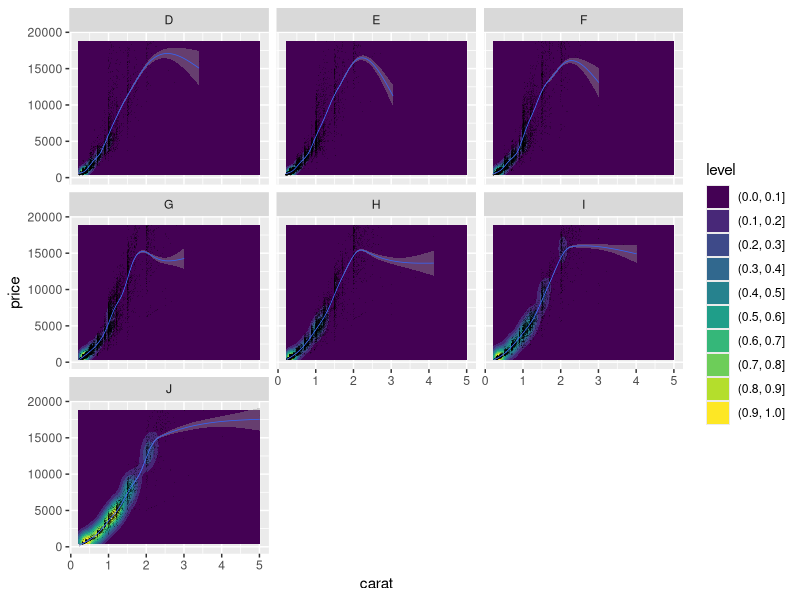
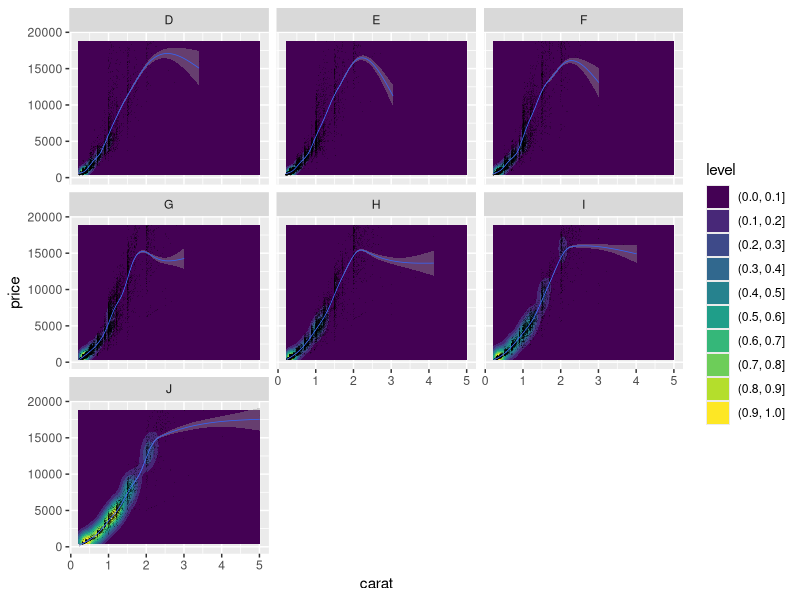
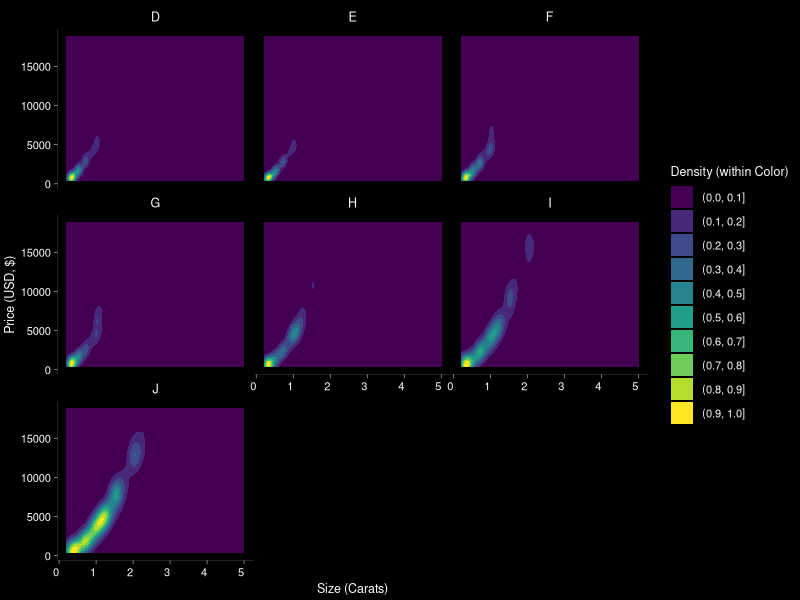
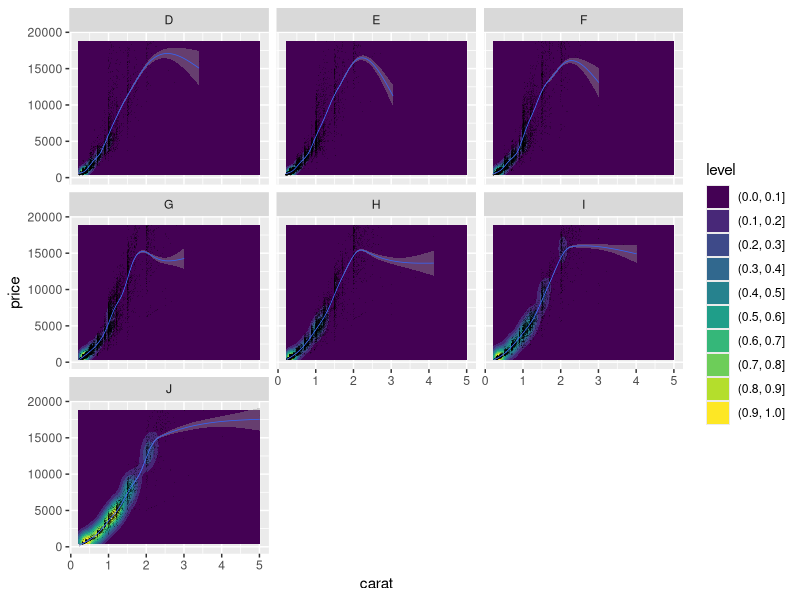
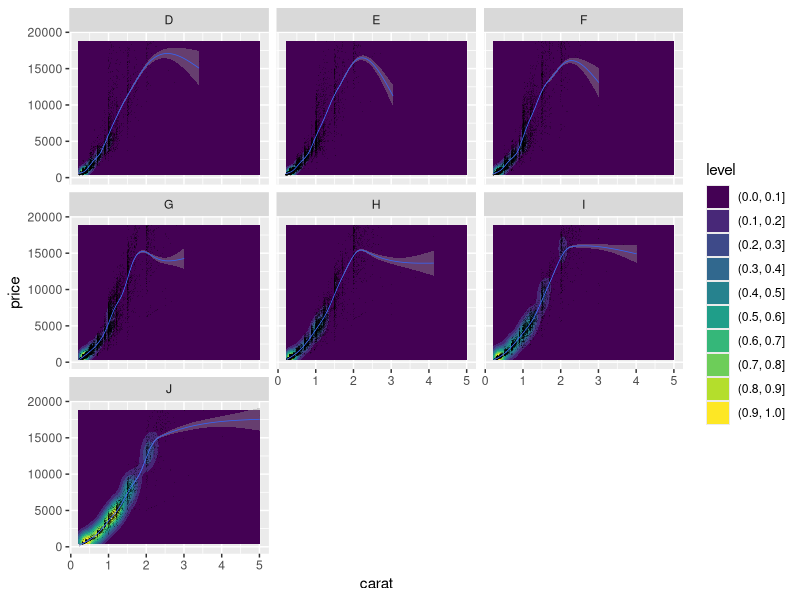
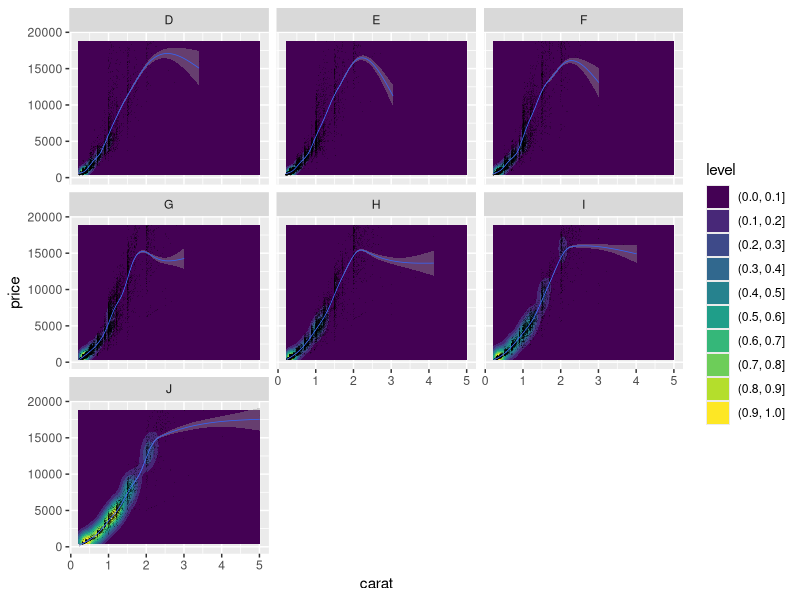
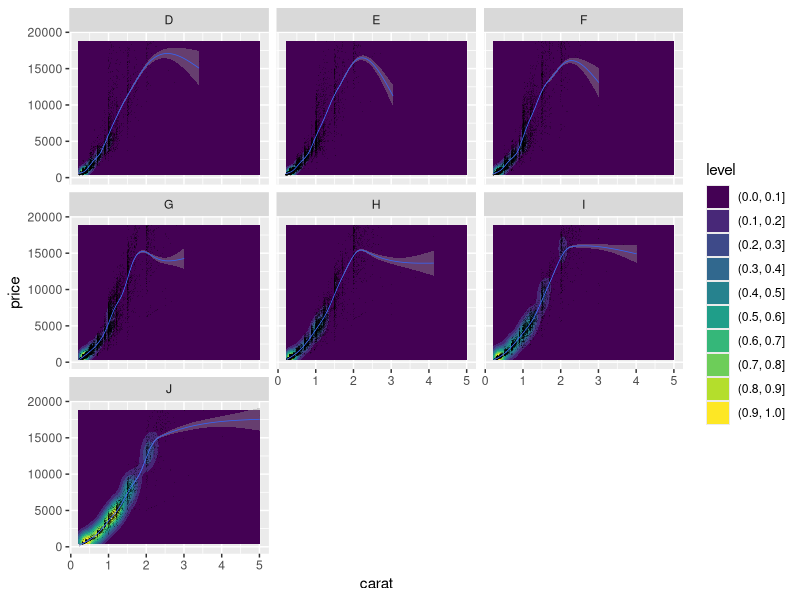

The R script that drew these images, in order:
## ---- chunk 1
knitr::opts_chunk$set(echo = TRUE)
library(tidyverse)
## ---- chunk 2
# To save a figure:
# Note: we typically need to be careful with file-exporting code in RMarkdown files.
fig1_Diamonds = ggplot(diamonds, aes(carat, price))+
  facet_wrap(facets=vars(color))+
  geom_density2d_filled(alpha=1, contour_var = "ndensity")+
  geom_point( shape='.', alpha=0.25)+
  geom_smooth(size=0.25)

# Let's make a double column figure (190mm wide)

# eps is often a good choice of a vector format, however some may not have the appropriate tools to use it thereafter (e.g., Adobe Illustrator). This is my typical choice of output file format.
ggsave(filename="./fig1_Diamonds_Carat_Price_FacetDColor.eps",
       plot=fig1_Diamonds,
       width=190,
       height=140,
       units = "mm"
       )

# There is a rendering issue with points in the pdf output (known issue)
ggsave(filename="./fig1_Diamonds_Carat_Price_FacetDColor.pdf",
       plot=fig1_Diamonds,
       width=190,
       height=140,
       units = "mm"
       )

# # On windows, this is probably the easiest - and you can embed it in a word document
# ggsave(filename="./fig1_Diamonds_Carat_Price_FacetDColor.wmf",
#        plot=fig1_Diamonds,
#        width=190,
#        height=140,
#        units = "mm"
#        )

# Raster format outputs:
# This is somewhat 'cheating' as 72 dpi is 'screen' resolution, however it illustrates the point
ggsave(filename="./fig1_Diamonds_Carat_Price_FacetDColor.jpeg",
       plot=fig1_Diamonds,
       width=190,
       height=140,
       dpi=72,
       units = "mm"
       )
ggsave(filename="./fig1_Diamonds_Carat_Price_FacetDColor.tiff",
       plot=fig1_Diamonds,
       width=190,
       height=140,
       dpi=72,
       units = "mm"
       )

# zoom in and bask in how terrible they are.

# Finally, since we are knitting this - we may as well include the figure in our knitted pdf:
fig1_Diamonds
## ---- chunk 3
ggplot(diamonds, aes(carat, price))+
  facet_wrap(facets=vars(color))+
  geom_density2d_filled(alpha=1, contour_var = "ndensity")+
  geom_point( shape='.', alpha=0.25)+
  geom_smooth(size=0.25)

# We have too many points to usefully view all, so we should stick to the ndensity.
# The smoothed stat/line geometry can be useful, but we're not being careful
# with the gam which is being used. We should drop it, too.
# Let's also improve our scale (x,y,fill) labels

ggplot(diamonds, aes(carat, price))+
  facet_wrap(facets=vars(color))+
  geom_density2d_filled(alpha=1, contour_var = "ndensity")+
  labs(
    x="Size (Carats)",
    y="Price (USD, $)",
    fill="Density (within Color)"
  )+
  theme(axis.text.x = element_text(colour="#FEFEFE",size=8, angle=0, hjust = 1), 
        axis.title.x= element_text(colour="#FEFEFE",size=9),
        axis.text.y = element_text(colour="#FEFEFE",size=8), 
        axis.title.y= element_text(colour="#FEFEFE",size=9),
        axis.line = element_line(linewidth=0.1, colour="#7E7E7E"),
        axis.ticks = element_line(linewidth = 0.2, colour="#CECECE"),
        panel.grid.minor = element_blank(),
        panel.grid.major = element_blank(),
        plot.margin = unit(c(1,1,1,1), "mm"),
        panel.background = element_rect(fill="#000000", colour= NA), #,"colour = #000000", size=1, linetype=1
        plot.background = element_rect(fill="#000000", colour = NA),
        strip.background = element_rect(fill="#000000"),
        legend.background = element_rect(fill="#000000", colour = NA),
        legend.key =  element_rect(fill="#000000", colour = NA),
        legend.text = element_text(colour="#FEFEFE",size=8),
        legend.title = element_text(colour="#FEFEFE",size=9),
        panel.spacing = unit(1, "pt"),
        strip.text= element_text(colour="#FEFEFE",size=9))
  

